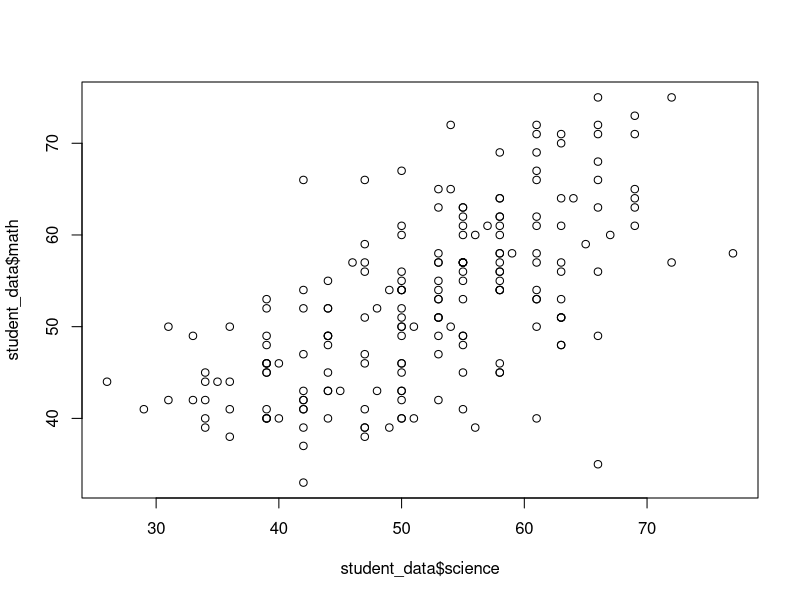
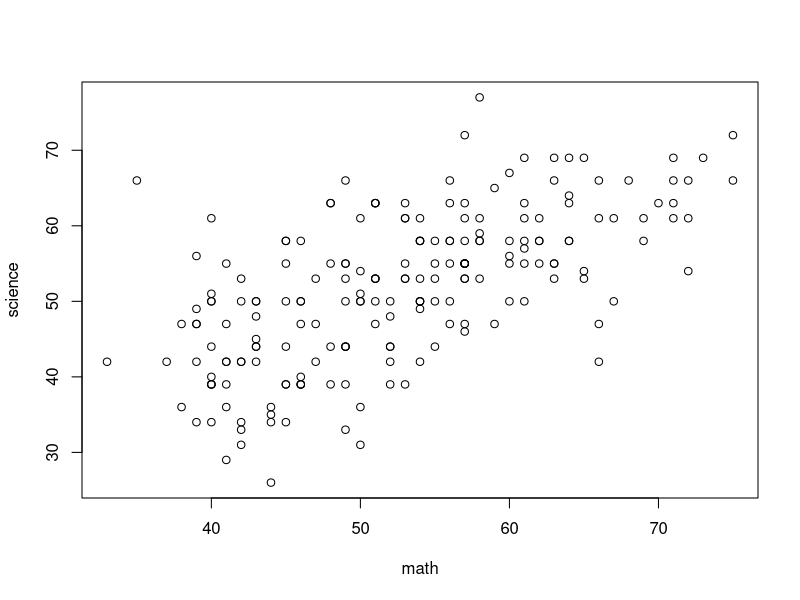
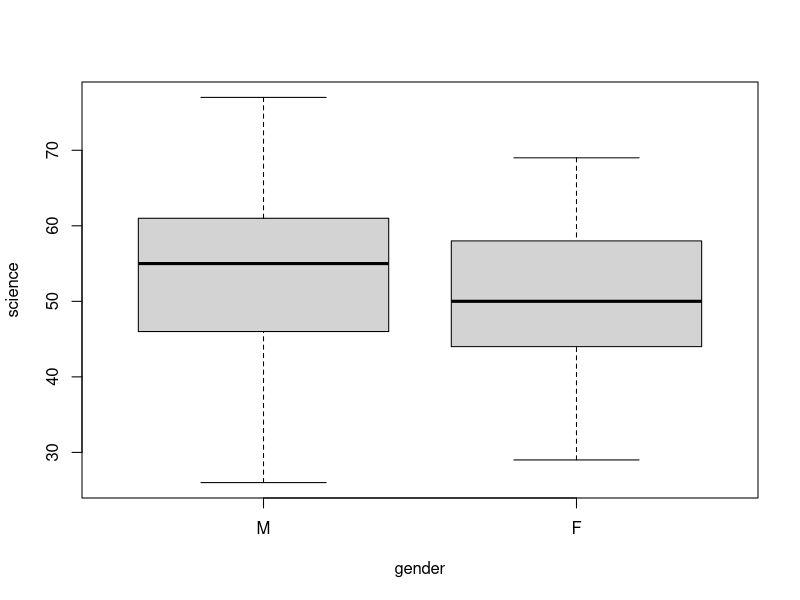

Generate these figures, in order, with R:
## ---- chunk 1
library(dplyr)
library(readxl)
## ---- chunk 2
student_data <- read_excel("hsb2.xlsx")
head(student_data)
## ---- chunk 3
plot(student_data$science, student_data$math)
## ---- chunk 4
plot(science ~ math, data=student_data)
## ---- chunk 5
race_labels = c("hispanic","asian",
                "afro_american","white")

student_data <- mutate(student_data, 
    race = factor(race, levels=c(1,2,3,4),
                        labels=race_labels),
    gender = factor(female, levels=c(0,1),
                        labels=c("M","F")),
    socioeconomic = factor(ses, levels=c(1,2,3),
                        labels=c("L","M","H"))
    )

student_data <- select(student_data,-ses,-female)

head(student_data)
## ---- chunk 6
plot(science ~ gender, data=student_data)
